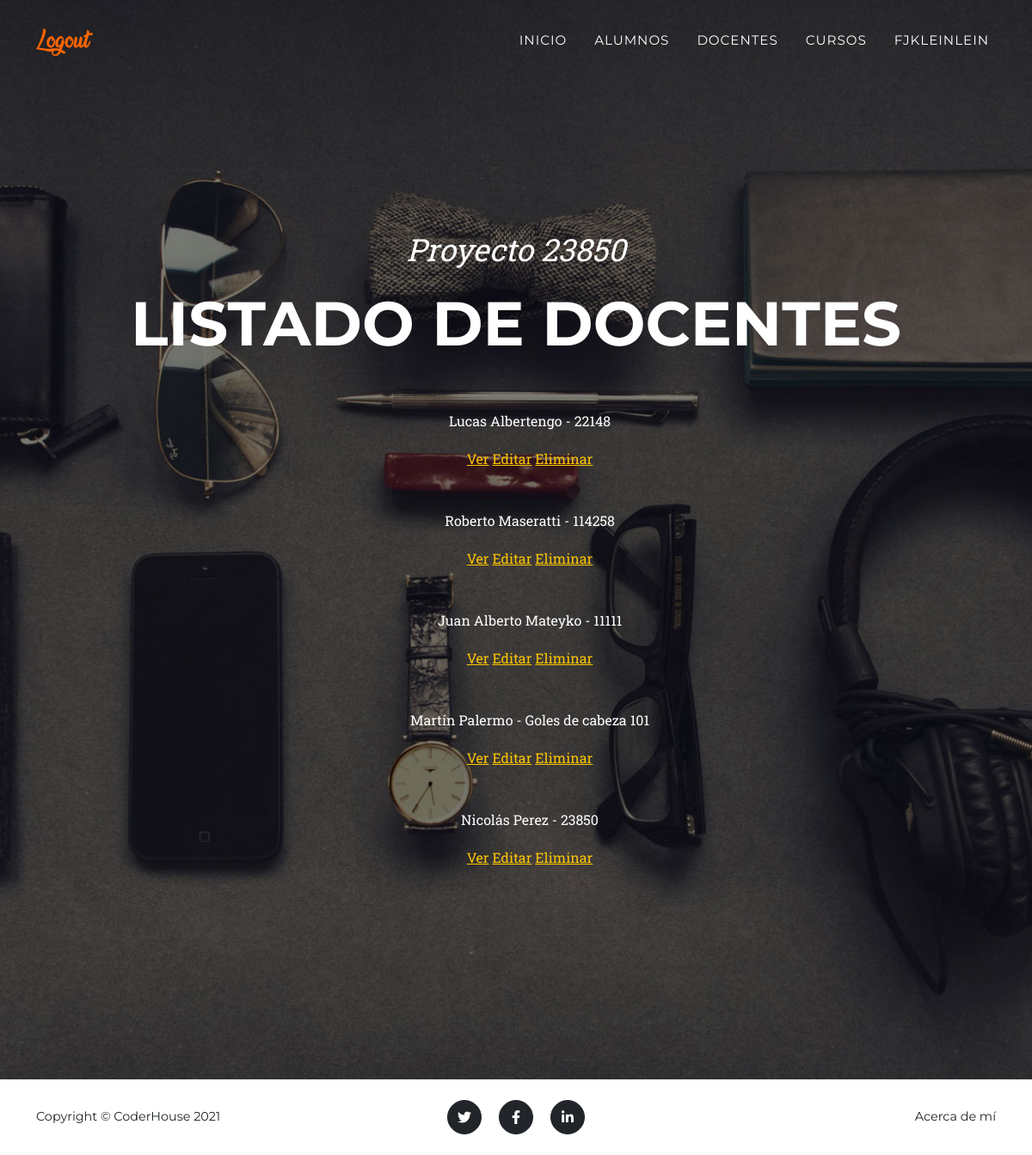
The page /AppCoder/docentes/list (signed in) on the database its author committed.
### AppCoder/models.py (models this page shows, shortened)
class Docente(models.Model):
    nombre = models.CharField(max_length=40)
    apellido = models.CharField(max_length=40)
    catedra = models.CharField(max_length=40)

### AppCoder/views.py (the view)
# urls.py: path('docentes/list', views.DocenteList.as_view(), name = "DocList"),
class DocenteList(ListView):
    model = Docente
    template_name = "AppCoder/docentes_list.html"

### AppCoder/templates/AppCoder/docentes_list.html (shortened to what this page needs)
{% extends "AppCoder/parent.html" %}
{% load static %}
{% block titlecontent %}
    <header class="masthead">
        <div class="container">
            <div class="masthead-subheading">Proyecto 23850</div>
            <div class="masthead-heading text-uppercase">Listado de docentes</div>
        </div>
        <ul>
            {% for docente in object_list %}
                    <p>{{docente.nombre}} {{docente.apellido}} - {{docente.catedra}}</p>
                    <p>
                        <a href="{% url 'DocDetail' docente.id %}">Ver</a>
                        <a href="{% url 'DocEdit' docente.id %}">Editar</a>
                        <a href="{% url 'DocDelete' docente.id %}">Eliminar</a>
                    <br>
                    <br>
                    </p>
            {% endfor %}
        </ul>
    </header>
{% endblock %}

### AppCoder/templates/AppCoder/parent.html (shortened to what this page needs)
<!DOCTYPE html>
<html lang="en">
    <head>
        {% load static %}
        <link href="{% static 'AppCoder/css/styles.css' %}" rel="stylesheet" />
    </head>
    <body id="page-top">
        <nav class="navbar navbar-expand-lg navbar-dark fixed-top" id="mainNav">
            <div class="container">
                {% if user.is_authenticated %}
                    <a class="navbar-brand" href="{% url 'Logout' %}"><img src="{% static 'AppCoder/assets/img/navbar-logo - logout.png' %}" alt="Login" /></a>
                {% else %}
                    <img height = "40px" src="{% static 'AppCoder/assets/img/blank.png' %}" alt="">
                    <a class="navbar-brand" href="{% url 'Login' %}"><img src="{% static 'AppCoder/assets/img/navbar-logo - login.png' %}" alt="Logout" /></a>
                {% endif %}
                <div class="collapse navbar-collapse" id="navbarResponsive">
                    <ul class="navbar-nav text-uppercase ms-auto py-4 py-lg-0">
                        <li class="nav-item"><a class="nav-link" href="{% url 'Inicio' %}">Inicio</a></li>
                        <li class="nav-item"><a class="nav-link" href="{% url 'Alumnos' %}">Alumnos</a></li>
                        <li class="nav-item"><a class="nav-link" href="{% url 'Docentes' %}">Docentes</a></li>
                        <li class="nav-item"><a class="nav-link" href="{% url 'Cursos' %}">Cursos</a></li>
                        {% if user.is_authenticated %}
                        <li class="nav-item"><a class="nav-link" href="{% url 'EditUser' %}">{{request.user.username}}</a></li>
                        {% else %}
                        <li class="nav-item"><a class="nav-link" href="{% url 'Register' %}">Registro</a></li>
                        {% endif %}
                    </ul>
                </div>
            </div>
        </nav>
        {% block titlecontent %}
        {% endblock %}
        <footer class="footer py-4">
            <div class="container">
                <div class="row align-items-center">
                    <div class="col-lg-4 text-lg-start">Copyright &copy; CoderHouse 2021</div>
                    <div class="col-lg-4 my-3 my-lg-0">
                        <a class="btn btn-dark btn-social mx-2" href="#!"><i class="fab fa-twitter"></i></a>
                        <a class="btn btn-dark btn-social mx-2" href="#!"><i class="fab fa-facebook-f"></i></a>
                        <a class="btn btn-dark btn-social mx-2" href="#!"><i class="fab fa-linkedin-in"></i></a>
                    </div>
                    <div class="col-lg-4 text-lg-end">
                        <a class="link-dark text-decoration-none" href="{% url 'About' %}">Acerca de mí</a>
                    </div>
                </div>
            </div>
        </footer>
    </body>
</html>

### rows shown on the page
Docente: nombre "Lucas", apellido "Albertengo", catedra "22148"
Docente: nombre "Roberto", apellido "Maseratti", catedra "114258"
Docente: nombre "Juan Alberto", apellido "Mateyko", catedra "11111"
Docente: nombre "Martín", apellido "Palermo", catedra "Goles de cabeza 101"
Docente: nombre "Nicolás", apellido "Perez", catedra "23850"

### other values the page prints
{{ request.user.username }} "FJKLEINLEIN"
